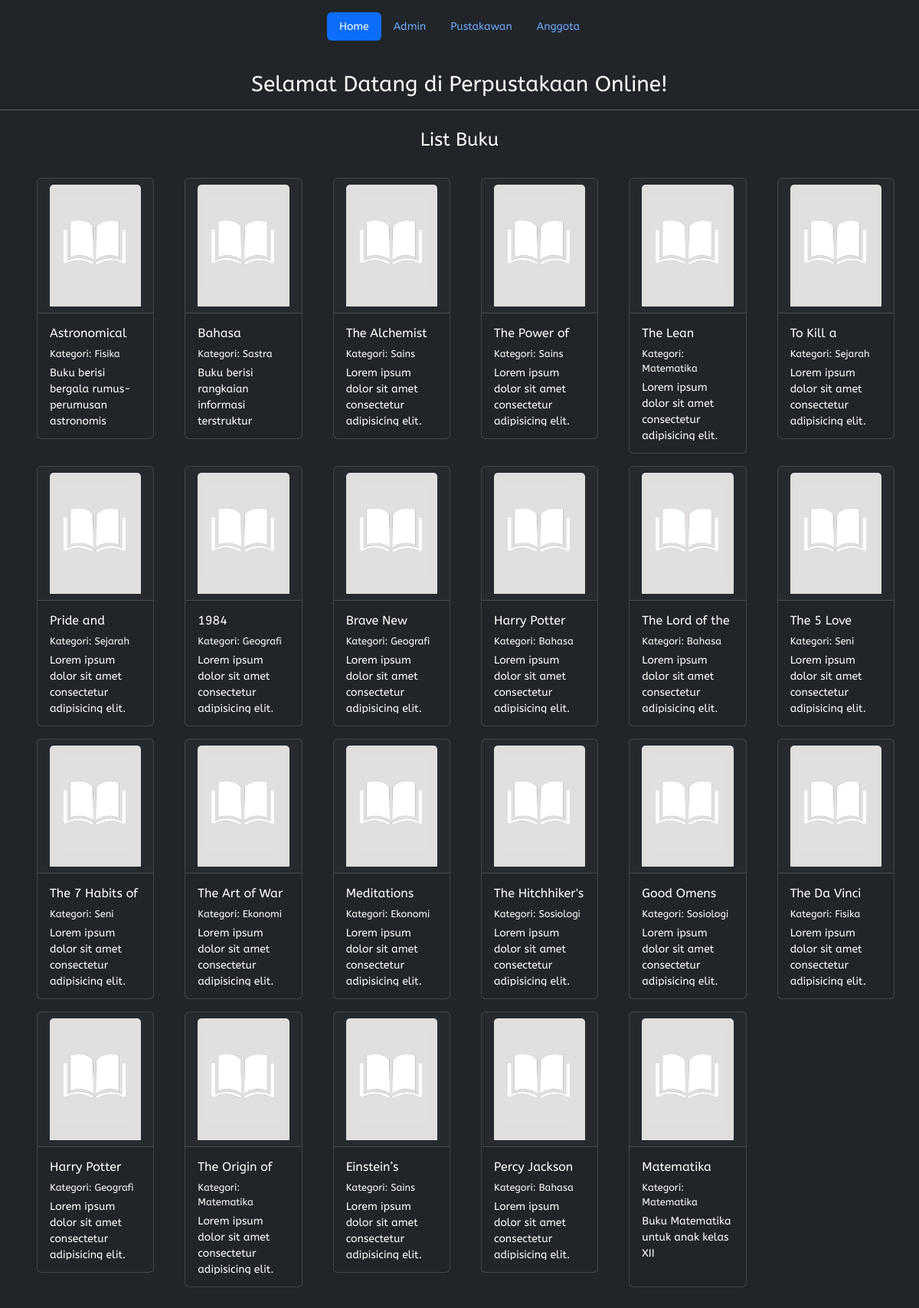
The page / on the database its author committed.
### tables this page shows
CREATE TABLE `t_buku` (
  `f_id` int(11) NOT NULL,
  `f_idkategori` int(11) DEFAULT NULL,
  `f_judul` varchar(200) DEFAULT NULL,
  `f_pengarang` varchar(200) DEFAULT NULL,
  `f_penerbit` varchar(200) DEFAULT NULL,
  `f_deskripsi` varchar(700) DEFAULT NULL
);

CREATE TABLE `t_kategori` (
  `f_id` int(11) NOT NULL,
  `f_kategori` varchar(200) DEFAULT NULL
);

### php/dbcontroller.php (called while the page is built, shortened)
<?php
class DBConnection {
	private $host = 'localhost';
	private $user = 'root';
	private $password = '';
	private $dbname = 'prausk_sukenmfauzan';
	public $conn;
	public function __construct() {
		$this->conn = mysqli_connect($this->host, $this->user, $this->password, $this->dbname);
	}
	public function getALL($sql)
	{
		$result = mysqli_query($this->conn, $sql);
		while ($row = mysqli_fetch_assoc($result)) {
			$data[] = $row;
		}
		if (!empty($data)) {
			return $data;
		}
	}
}
?>

### index.php (the view, shortened to what this page needs)
<?php
require_once 'php/dbcontroller.php';
$db = new DBConnection();
$buku = $db->getALL("SELECT t_buku.*, t_buku.f_id AS idBuku, t_kategori.f_kategori FROM t_buku, t_kategori WHERE t_buku.f_idkategori = t_kategori.f_id ORDER BY t_buku.f_id ASC");
?>
<!DOCTYPE html>
<html lang="en">
<head>
	<link rel="stylesheet" href="assets/bootstrap-5.3.0/css/bootstrap.min.css">
	<link rel="stylesheet" href="style.css">
</head>
<body data-bs-theme="dark">
	<div class="container">
		<header class="d-flex justify-content-center py-3">
			<ul class="nav nav-pills">
				<li class="nav-item"><a href="#" class="nav-link active" aria-current="page">Home</a></li>
				<li class="nav-item"><a href="php/admin/login.php" class="nav-link">Admin</a></li>
				<li class="nav-item"><a href="php/pustakawan/login.php" class="nav-link">Pustakawan</a></li>
				<li class="nav-item"><a href="php/anggota/login.php" class="nav-link">Anggota</a></li>
			</ul>
		</header>
	</div>
	<h3 class="text-center mt-4">Selamat Datang di Perpustakaan Online!</h3>
	<hr class="mt-3 mb-4">
	<h4 class="text-center">List Buku</h4>
	<div class="list-buku mt-3">
		<div class="container-fluid">
			<div class="row">
				<?php
				foreach ($buku as $data) :
					?>
					<div class="col-md-2">
						<div class="card text-bg-dark mb-3 ms-3" style="max-width: 18rem;">
							<a href="php/buku/detailbuku.php?id=<?= $data['idBuku']; ?>"><div class="card-header"><img src="assets/img/default-book.png" width="75" class="card-img-top" alt="..."></div></a>
							<div class="card-body">
								<h6 class="card-title"><?= $data['f_judul']; ?></h6>
								<p style="margin-bottom: .3rem; font-size: .8rem;">Kategori: <?= $data['f_kategori']; ?></p>
								<p class="card-text"><?= $data['f_deskripsi']; ?></p>
							</div>
						</div>
					</div>
				<?php endforeach; ?>
			</div>
		</div>
	</div>
</body>
</html>

### style.css (style rules this page uses)
* { scroll-behavior: smooth; transition: all 0.5s ease; margin: 0; padding: 0; font-family: 'ABeeZee', sans-serif; }
body { font-size: 17px; max-width: 100%; height: 100%; color: #fff; }
p { font-size: 14px; }
::placeholder { color: black; }
.list-buku { position: relative; padding: 20px; box-sizing: border-box; }

### index.php (style rules this page uses)
body { font-size: 14px; }
.card-title { overflow-y: scroll; height: 19px; }
.card-text { overflow-y: scroll; height: 80px; }

### rows shown on the page
t_buku: f_judul "Astronomical…", f_idkategori.f_kategori "Fisika", f_deskripsi "Buku berisi bergala rumus-perumusan astronomis"
t_buku: f_judul "Bahasa…", f_idkategori.f_kategori "Sastra", f_deskripsi "Buku berisi rangkaian informasi terstruktur…"
t_buku: f_judul "The Alchemist…", f_idkategori.f_kategori "Sains", f_deskripsi "Lorem ipsum dolor sit amet consectetur adipisicing elit.…"
t_buku: f_judul "The Power of…", f_idkategori.f_kategori "Sains", f_deskripsi "Lorem ipsum dolor sit amet consectetur adipisicing elit.…"
t_buku: f_judul "The Lean…", f_idkategori.f_kategori "Matematika", f_deskripsi "Lorem ipsum dolor sit amet consectetur adipisicing elit.…"
t_buku: f_judul "To Kill a…", f_idkategori.f_kategori "Sejarah", f_deskripsi "Lorem ipsum dolor sit amet consectetur adipisicing elit.…"
t_buku: f_judul "Pride and…", f_idkategori.f_kategori "Sejarah", f_deskripsi "Lorem ipsum dolor sit amet consectetur adipisicing elit.…"
t_buku: f_judul "1984", f_idkategori.f_kategori "Geografi", f_deskripsi "Lorem ipsum dolor sit amet consectetur adipisicing elit.…"
t_buku: f_judul "Brave New…", f_idkategori.f_kategori "Geografi", f_deskripsi "Lorem ipsum dolor sit amet consectetur adipisicing elit.…"
t_buku: f_judul "Harry Potter…", f_idkategori.f_kategori "Bahasa", f_deskripsi "Lorem ipsum dolor sit amet consectetur adipisicing elit.…"
t_buku: f_judul "The Lord of the…", f_idkategori.f_kategori "Bahasa", f_deskripsi "Lorem ipsum dolor sit amet consectetur adipisicing elit.…"
t_buku: f_judul "The 5 Love…", f_idkategori.f_kategori "Seni", f_deskripsi "Lorem ipsum dolor sit amet consectetur adipisicing elit.…"
t_buku: f_judul "The 7 Habits of…", f_idkategori.f_kategori "Seni", f_deskripsi "Lorem ipsum dolor sit amet consectetur adipisicing elit.…"
t_buku: f_judul "The Art of War", f_idkategori.f_kategori "Ekonomi", f_deskripsi "Lorem ipsum dolor sit amet consectetur adipisicing elit.…"
t_buku: f_judul "Meditations", f_idkategori.f_kategori "Ekonomi", f_deskripsi "Lorem ipsum dolor sit amet consectetur adipisicing elit.…"
t_buku: f_judul "The Hitchhiker's…", f_idkategori.f_kategori "Sosiologi", f_deskripsi "Lorem ipsum dolor sit amet consectetur adipisicing elit.…"
t_buku: f_judul "Good Omens", f_idkategori.f_kategori "Sosiologi", f_deskripsi "Lorem ipsum dolor sit amet consectetur adipisicing elit.…"
t_buku: f_judul "The Da Vinci…", f_idkategori.f_kategori "Fisika", f_deskripsi "Lorem ipsum dolor sit amet consectetur adipisicing elit.…"
t_buku: f_judul "Harry Potter…", f_idkategori.f_kategori "Geografi", f_deskripsi "Lorem ipsum dolor sit amet consectetur adipisicing elit.…"
t_buku: f_judul "The Origin of…", f_idkategori.f_kategori "Matematika", f_deskripsi "Lorem ipsum dolor sit amet consectetur adipisicing elit.…"
t_buku: f_judul "Einstein’s…", f_idkategori.f_kategori "Sains", f_deskripsi "Lorem ipsum dolor sit amet consectetur adipisicing elit.…"
t_buku: f_judul "Percy Jackson…", f_idkategori.f_kategori "Bahasa", f_deskripsi "Lorem ipsum dolor sit amet consectetur adipisicing elit.…"
t_buku: f_judul "Matematika…", f_idkategori.f_kategori "Matematika", f_deskripsi "Buku Matematika untuk anak kelas XII"
